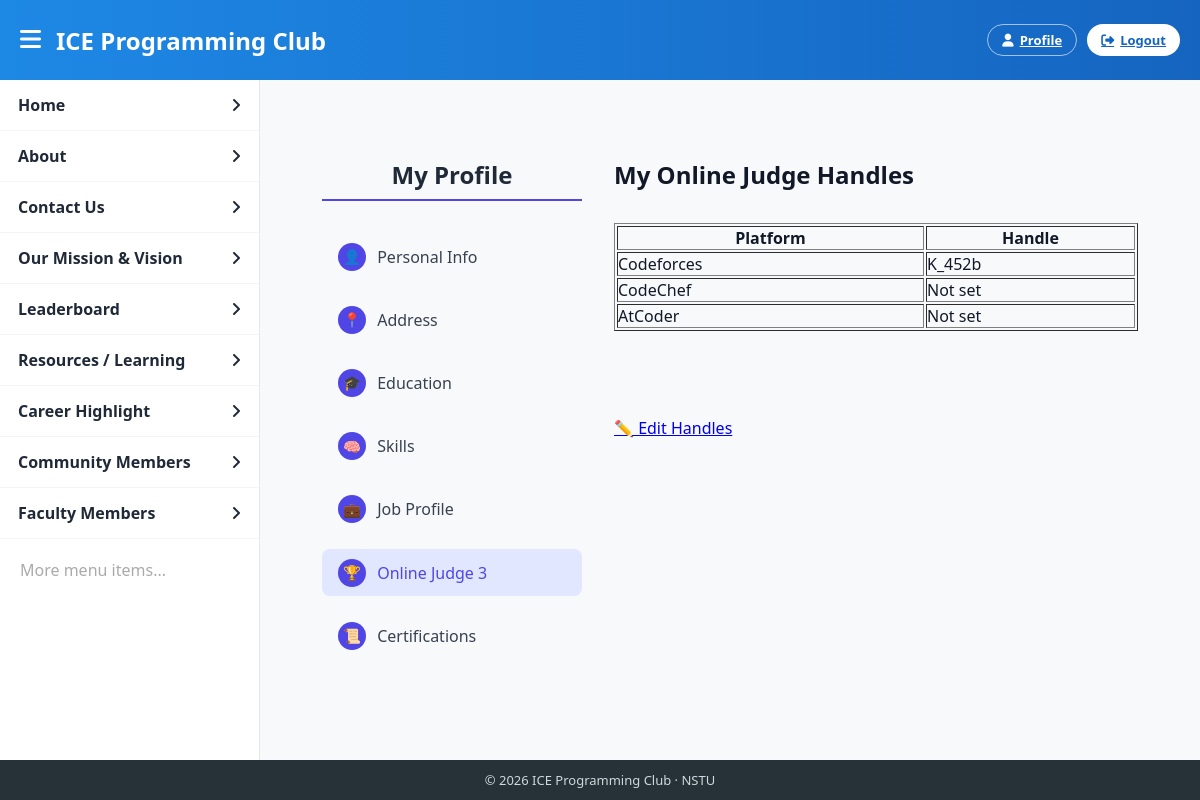
The page /handles/ (signed in) on the database its author committed.
### Core/models.py (models this page shows, shortened)
class Member(models.Model):
    POSITION_CHOICES = [
        ('member','Member'),
        ('admin','Admin'),
        ('president','President'),
        ('vice_president','Vice President'),
        ('secretary','Secretary'),
    ]
    STATUS_CHOICES = [
        ('active','Active'),
        ('alumni','Alumni'),
    ]
    user = models.OneToOneField(get_user_model(), on_delete=models.CASCADE)
    student_id = models.CharField(max_length=100, unique=True)
    session = models.ForeignKey(Session, on_delete=models.CASCADE)
    department = models.CharField(max_length=100)
    position = models.CharField(max_length=20, choices=POSITION_CHOICES, default='member')
    skills = models.TextField(blank=True)
    bio = models.TextField(blank=True)
    github = models.URLField(blank=True)
    linkedin = models.URLField(blank=True)
    profile_picture = models.ImageField(upload_to='profile_pics/', default='default_profile.png')
    is_verified = models.BooleanField(default=False)
    status = models.CharField(max_length=10, choices=STATUS_CHOICES, default='active')
    joined_at = models.DateTimeField(auto_now_add=True)
    codeforces_handle = models.CharField(max_length=100, blank=True)
    codechef_handle = models.CharField(max_length=100, blank=True)
    atcoder_handle = models.CharField(max_length=100, blank=True)
    cf_rating = models.IntegerField(default=0)
    cc_rating = models.IntegerField(default=0)
    at_rating = models.IntegerField(default=0)

### Core/views.py (the view)
# urls.py: path('handles/', views.handles_view, name='handles'),
@login_required
def handles_view(request):
    member = get_object_or_404(Member, user=request.user)
    return render(request, 'profile/online_judge_handle.html', {
        'member': member
    })

### templates/profile/online_judge_handle.html
{% extends "profile/profile_index.html" %}
{% block judge_active %}active{% endblock %}
{% block profile_content %}
<h2>My Online Judge Handles</h2>
<table border="1" cellpadding="10">
    <tr>
        <th>Platform</th>
        <th>Handle</th>
    </tr>
    <tr>
        <td>Codeforces</td>
        <td>{{ member.codeforces_handle|default:"Not set" }}</td>
    </tr>
    <tr>
        <td>CodeChef</td>
        <td>{{ member.codechef_handle|default:"Not set" }}</td>
    </tr>
    <tr>
        <td>AtCoder</td>
        <td>{{ member.atcoder_handle|default:"Not set" }}</td>
    </tr>
</table>
<br>
<a href="{% url 'edit_handles' %}">✏️ Edit Handles</a>
{% endblock %}

### templates/includes/navbar_head.html (style rules this page uses)
:root { --blue1:#1e88e5; --blue2:#1565c0; --bg:#f4f6f9; --border:#e5e7eb; --text:#1f2937; }
* { box-sizing:border-box; margin:0; padding:0; }
body { font-family:'Segoe UI',sans-serif; background:var(--bg); overflow:hidden; }

### templates/profile/profile_index.html (style rules this page uses)
body { background: #f8f9fa; font-family: "Segoe UI", Helvetica, Arial, sans-serif; color: #111827; }

### rows shown on the page
Member: codeforces_handle "K_452b", codechef_handle "Not set", atcoder_handle "Not set"
